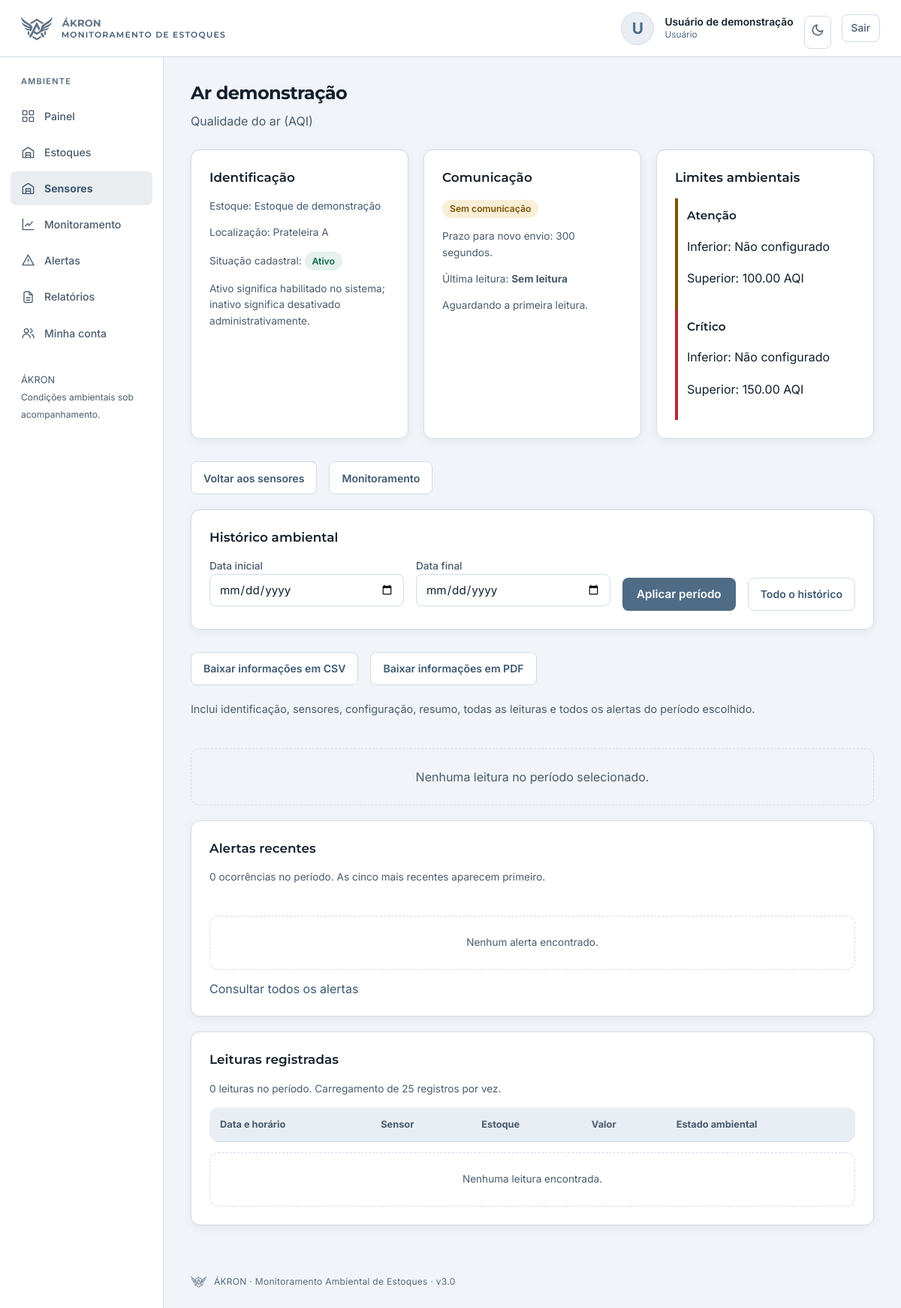
Page /app/views/sensores/detalhes.php?id=3 (signed in) on the committed database.
### tables this page shows
CREATE TABLE IF NOT EXISTS sensores (
    id          INT UNSIGNED AUTO_INCREMENT PRIMARY KEY,
    nome        VARCHAR(100) NOT NULL,
    tipo        ENUM('temperatura', 'ruido', 'qualidade_ar', 'umidade', 'pressao', 'uv') NOT NULL,
    localizacao VARCHAR(150) DEFAULT NULL,
    status      ENUM('ativo', 'inativo') NOT NULL DEFAULT 'ativo',
    criado_em   DATETIME NOT NULL DEFAULT CURRENT_TIMESTAMP,
    estoque_id INT UNSIGNED NOT NULL,
    limite_atencao_min DECIMAL(10,2) NULL,
    limite_atencao_max DECIMAL(10,2) NULL,
    limite_critico_min DECIMAL(10,2) NULL,
    limite_critico_max DECIMAL(10,2) NULL,
    intervalo_comunicacao INT UNSIGNED NOT NULL DEFAULT 300,
    ultima_comunicacao DATETIME NULL,
    CONSTRAINT fk_sensor_estoque FOREIGN KEY (estoque_id) REFERENCES estoques(id) ON DELETE RESTRICT ON UPDATE CASCADE,
    INDEX idx_sensor_tipo (tipo)
);

CREATE TABLE IF NOT EXISTS estoques (
    id INT UNSIGNED AUTO_INCREMENT PRIMARY KEY,
    nome VARCHAR(100) NOT NULL,
    descricao TEXT NULL,
    localizacao VARCHAR(150) NULL,
    status ENUM('ativo','inativo') NOT NULL DEFAULT 'ativo',
    criado_em DATETIME NOT NULL DEFAULT CURRENT_TIMESTAMP
);

### app/models/SensorModel.php (called while the page is built, shortened)
<?php
require_once __DIR__ . '/../../includes/estoques.php';
class SensorModel
{
    private PDO $pdo;
    public function __construct(PDO $pdo)
    {
        $this->pdo = $pdo;
    }
    public static function rotulo(string $tipo): string
    {
        return self::TIPOS[$tipo]['label'] ?? $tipo;
    }
    public static function unidade(string $tipo): string
    {
        return self::TIPOS[$tipo]['unidade'] ?? '';
    }
    public static function rotuloComUnidade(string $tipo): string
    {
        $unidade = self::unidade($tipo);
        return self::rotulo($tipo) . ($unidade !== '' ? " ($unidade)" : '');
    }
    private function consulta(): string
    {
        return "SELECT s.*, e.nome AS estoque_nome, e.status AS estoque_status,
                l.valor AS ultimo_valor, l.lido_em AS ultima_leitura
                FROM sensores s JOIN estoques e ON e.id=s.estoque_id
                LEFT JOIN leitura_sensor l ON l.id=(SELECT ll.id FROM leitura_sensor ll
                    WHERE ll.sensor_id=s.id AND ll.estoque_id=s.estoque_id ORDER BY ll.lido_em DESC,ll.id DESC LIMIT 1)";
    }
    public static function situacaoComunicacao(array $sensor): string
    {
        $ultima = $sensor['ultima_leitura'] ?? $sensor['ultima_comunicacao'] ?? null;
        return $ultima && strtotime($ultima) >= time() - (int) ($sensor['intervalo_comunicacao'] ?? 300)
            ? 'online' : 'sem_comunicacao';
    }
    public function buscarPorId(int $id, bool $respeitarEscopo = true): array|false
    {
        $stmt = $this->pdo->prepare($this->consulta() . ' WHERE s.id=:id' .
            ($respeitarEscopo ? ' AND ' . escopoEstoque('s.estoque_id') : ''));
        $stmt->execute(['id' => $id]);
        $s = $stmt->fetch();
        if ($s) $s['comunicacao'] = self::situacaoComunicacao($s);
        return $s;
    }
}

### includes/auth.php (called while the page is built, shortened)
<?php
require_once __DIR__ . '/../app/config/app.php';
function ehAdmin(): bool
{
    return isset($_SESSION['usuario_tipo']) && $_SESSION['usuario_tipo'] === 'admin';
}

### includes/estoques.php (called while the page is built, shortened)
<?php
require_once __DIR__ . '/auth.php';
function escopoEstoque(string $coluna = 's.estoque_id'): string
{
    $usuarioId = (int) ($_SESSION['usuario_id'] ?? 0);
    return "EXISTS (SELECT 1 FROM usuario_estoque ue WHERE ue.estoque_id = $coluna AND ue.usuario_id = $usuarioId)";
}

### app/views/sensores/detalhes.php (the view, shortened to what this page needs)
<?php
require_once __DIR__.'/../../../includes/auth.php';exigirLogin();
require_once __DIR__.'/../../models/SensorModel.php';
$sensor=(new SensorModel($pdo))->buscarPorId((int)($_GET['id']??0));
$id=(int)$sensor['id'];$tituloPagina=$sensor['nome'];$cssPagina=['graficos.css','monitoramento.css'];$scriptsHead=['vendor/chart.umd.js','graficos.js','monitoramento.js'];
require __DIR__.'/../partials/cabecalho.php';
?>
<header class="page-header"><div><h1><?= escapar($sensor['nome']) ?></h1><p><?= escapar(SensorModel::rotuloComUnidade($sensor['tipo'])) ?></p></div></header>
<div class="detalhes-grade"><section class="card"><h2>Identificação</h2><p>Estoque: <a href="../estoques/detalhes.php?id=<?= (int)$sensor['estoque_id'] ?>"><?= escapar($sensor['estoque_nome']) ?></a></p><p>Localização: <?= escapar($sensor['localizacao']?:'Não informada') ?></p><p>Situação cadastral: <span class="badge badge-<?= escapar($sensor['status']) ?>"><?= $sensor['status']==='ativo'?'Ativo':'Inativo' ?></span></p><p class="texto-auxiliar">Ativo significa habilitado no sistema; inativo significa desativado administrativamente.</p></section>
<section class="card"><h2>Comunicação</h2><span class="badge badge-<?= escapar($sensor['comunicacao']) ?>"><?= escapar(['online'=>'Online','sem_comunicacao'=>'Sem comunicação','inativo'=>'Monitoramento desativado'][$sensor['comunicacao']]) ?></span><p>Prazo para novo envio: <?= (int)$sensor['intervalo_comunicacao'] ?> segundos.</p><p>Última leitura: <strong><?= $sensor['ultimo_valor']===null?'Sem leitura':escapar($sensor['ultimo_valor'].' '.SensorModel::unidade($sensor['tipo'])) ?></strong></p><p><?= $sensor['ultima_leitura']?escapar(dataBr($sensor['ultima_leitura'])):'Aguardando a primeira leitura.' ?><?= $sensor['ultimo_valor']!==null&&$sensor['comunicacao']!=='online'?' · Leitura desatualizada':'' ?></p></section>
<section class="card"><h2>Limites ambientais</h2><?php foreach(['atencao'=>'Atenção','critico'=>'Crítico'] as $nivel=>$rotulo): ?><div class="limite-<?= $nivel ?>"><h3><?= $rotulo ?></h3><p>Inferior: <?= $sensor['limite_'.$nivel.'_min']===null?'Não configurado':escapar($sensor['limite_'.$nivel.'_min'].' '.SensorModel::unidade($sensor['tipo'])) ?></p><p>Superior: <?= $sensor['limite_'.$nivel.'_max']===null?'Não configurado':escapar($sensor['limite_'.$nivel.'_max'].' '.SensorModel::unidade($sensor['tipo'])) ?></p></div><?php endforeach ?></section></div>
<div class="actions"><a class="btn-secundario" href="listar_sensores.php">Voltar aos sensores</a><a class="btn-secundario" href="../graficos/graficos_sensores.php?sensor_id=<?= $id ?>">Monitoramento</a></div>
<?php $escopoHistorico=['sensor_id'=>$id,'sensor'=>$sensor['tipo']];$entidade='sensor';require __DIR__.'/../partials/historico_entidade.php';require __DIR__.'/../partials/rodape.php'; ?>

### public/assets/css/style.css (style rules this page uses)
:root { color-scheme: light; --cor-fundo: #f1f4f8; --cor-fundo-card: #ffffff; --cor-fundo-card-alt: #e9eef4; --cor-fundo-entrada: #ffffff; --cor-borda: #d2dbe5; --cor-borda-forte: #aebdcb; --cor-texto: #141f2b; --cor-texto-suave: #4a5b6c; --cor-texto-fraco: #566a7f; --cor-marca: #607487; --cor-primaria: #4f6b85; --cor-primaria-hover: #3e5973; --cor-texto-sobre-primaria: #ffffff; --cor-link: #3e5973; --cor-link-hover: #2b4258; --cor-foco: #4f6b85; --cor-sucesso: #0c6b45; --cor-sucesso-fundo: rgba(12, 107, 69, 0.10); --cor-sucesso-borda: rgba(12, 107, 69, 0.30); --cor-erro: #b32a38; --cor-erro-fundo: rgba(179, 42, 56, 0.09); --cor-erro-borda: rgba(179, 42, 56, 0.30); --cor-erro-hover: #8f2230; --cor-texto-sobre-erro: #ffffff; --cor-alerta: #7d5200; --cor-alerta-fundo: rgba(224, 168, 63, 0.20); --cor-alerta-borda: rgba(125, 82, 0, 0.30); --cor-info-fundo: rgba(79, 107, 133, 0.12); --cor-grafico-linha: #4f6b85; --cor-grafico-area: rgba(79, 107, 133, 0.16); --cor-grafico-grade: #d9e1ea; --cor-grafico-texto: #4a5b6c; --cor-grafico-critico: rgba(194, 49, 63, 0.78); --cor-grafico-atencao: rgba(214, 154, 31, 0.85); --cor-grafico-info: rgba(79, 107, 133, 0.78); --cor-login-topo: #ffffff; --cor-login-base: #e3e9f0; --raio: 10px; --raio-peq: 6px; --sombra: 0 1px 2px rgba(20, 31, 43, 0.06), 0 8px 24px rgba(20, 31, 43, 0.08); --sombra-suave: 0 1px 3px rgba(20, 31, 43, 0.08); --fonte: 'Inter', 'Segoe UI', Roboto, Arial, sans-serif; --fonte-titulo: 'Montserrat', 'Inter', 'Segoe UI', Arial, sans-serif; }
* { box-sizing: border-box; }
body { margin: 0; font-family: var(--fonte); background: var(--cor-fundo); color: var(--cor-texto); line-height: 1.5; -webkit-font-smoothing: antialiased; transition: background-color 0.2s ease, color 0.2s ease; }
a { color: var(--cor-link); text-decoration: none; }
h1, h2, h3 { font-family: var(--fonte-titulo); font-weight: 600; margin-top: 0; letter-spacing: 0.1px; }
.container h1 { font-size: 1.6rem; font-weight: 700; }
.card { background: var(--cor-fundo-card); border: 1px solid var(--cor-borda); border-radius: var(--raio); box-shadow: var(--sombra); padding: 22px 24px; margin-bottom: 20px; }
.card h2 { font-size: 1.1rem; margin-bottom: 16px; }
.badge { display: inline-block; padding: 3px 10px; border-radius: 100px; font-size: 0.78rem; font-weight: 600; }
.badge-ativo { background: var(--cor-sucesso-fundo); color: var(--cor-sucesso); }

### public/assets/css/monitoramento.css (style rules this page uses)
.card>p { color:var(--cor-texto-suave);font-size:.85rem;line-height:1.6 }
.card { margin-top:20px }

### rows in the picture
sensores: nome "Ar demonstração", tipo "Qualidade do ar (AQI)", estoque.nome "Estoque de demonstração", localizacao "Prateleira A", intervalo_comunicacao "300", limite_atencao_max+tipo "100.00 AQI", limite_critico_max+tipo "150.00 AQI"

### other values in the picture
escapar($nomeLogado) "Usuário de demonstração"
escapar($perfilLogado) "Usuário"
escapar($rotuloMenu) "Painel"
escapar($rotuloMenu) "Estoques"
escapar($rotuloMenu) "Sensores"
escapar($rotuloMenu) "Monitoramento"
escapar($rotuloMenu) "Alertas"
escapar($rotuloMenu) "Relatórios"
escapar($rotuloMenu) "Minha conta"
$rotulo "Atenção"
$rotulo "Crítico"
$historicoAlertas['total'] "0"
$historicoLeituras['total'] "0"
escapar(APP_NOME . ' · ' . APP_DESCRICAO . ' · v' . APP_VERSAO) "ÁKRON · Monitoramento Ambiental de Estoques · v3.0"
